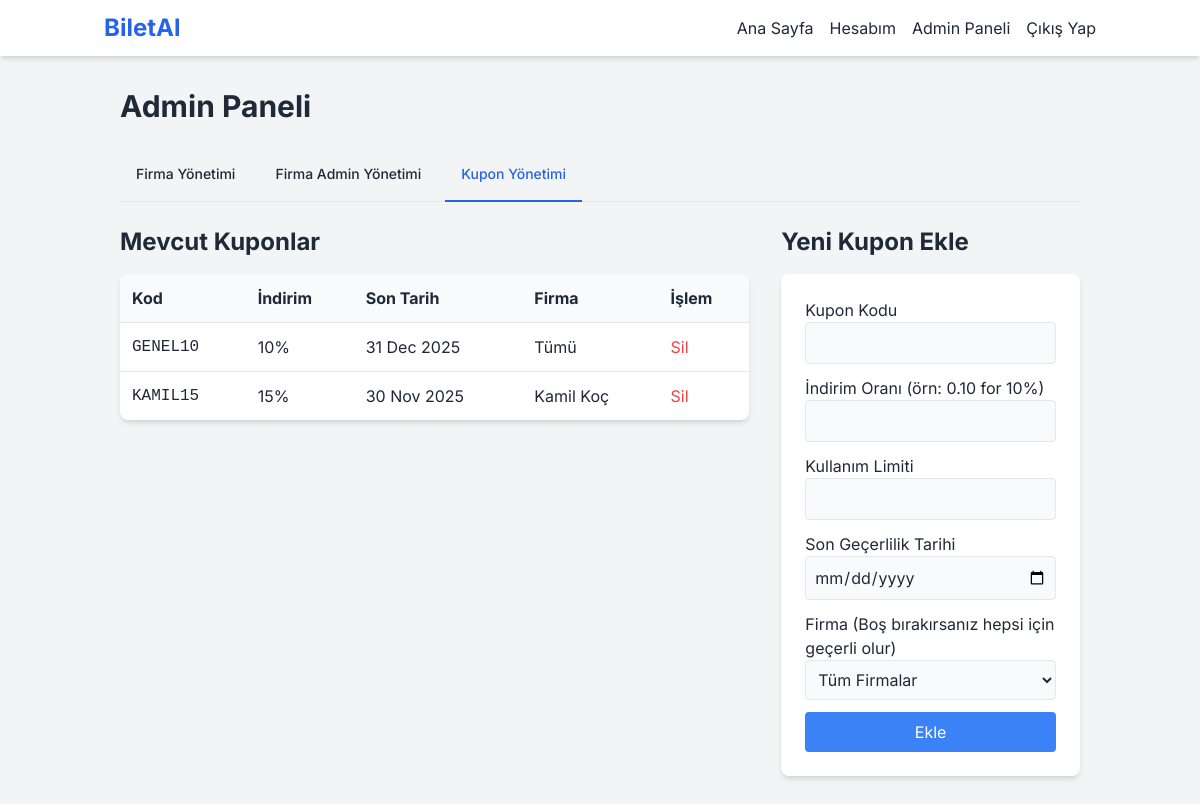
The app's page /admin/index.php?tab=coupons (signed in) with its own data.
### tables this page shows
CREATE TABLE coupons (
                id INTEGER PRIMARY KEY AUTOINCREMENT, code TEXT NOT NULL UNIQUE, discount_rate REAL NOT NULL,
                usage_limit INTEGER NOT NULL, expiry_date TEXT NOT NULL, company_id INTEGER,
                FOREIGN KEY (company_id) REFERENCES companies(id) ON DELETE SET NULL
            );

CREATE TABLE companies (id INTEGER PRIMARY KEY AUTOINCREMENT, name TEXT NOT NULL UNIQUE, created_at TEXT DEFAULT CURRENT_TIMESTAMP);

### admin/index.php (the view, shortened to what this page needs)
<?php
require_once '../config.php';
$tab = $_GET['tab'] ?? 'companies';
include '../header.php';
?>
 <h1 class="text-3xl font-bold mb-6">Admin Paneli</h1>
 <div class="mb-6 border-b border-gray-200">
    <ul class="flex flex-wrap -mb-px text-sm font-medium text-center">
        <li class="mr-2"><a href="index.php?tab=companies" class="inline-block p-4 border-b-2 rounded-t-lg <?php echo $tab === 'companies' ? 'text-blue-600 border-blue-600' : 'border-transparent hover:text-gray-600 hover:border-gray-300'; ?>">Firma Yönetimi</a></li>
        <li class="mr-2"><a href="index.php?tab=admins" class="inline-block p-4 border-b-2 rounded-t-lg <?php echo $tab === 'admins' ? 'text-blue-600 border-blue-600' : 'border-transparent hover:text-gray-600 hover:border-gray-300'; ?>">Firma Admin Yönetimi</a></li>
        <li class="mr-2"><a href="index.php?tab=coupons" class="inline-block p-4 border-b-2 rounded-t-lg <?php echo $tab === 'coupons' ? 'text-blue-600 border-blue-600' : 'border-transparent hover:text-gray-600 hover:border-gray-300'; ?>">Kupon Yönetimi</a></li>
    </ul>
</div>
<?php if ($tab === 'companies'):
    $companies = $pdo->query("SELECT * FROM companies ORDER BY name")->fetchAll();
?>
<div class="grid grid-cols-1 md:grid-cols-3 gap-8">
    <div class="md:col-span-2">
         <h2 class="text-2xl font-bold mb-4">Mevcut Firmalar</h2>
        <div class="bg-white rounded-lg shadow-md overflow-x-auto"><table class="w-full text-left"><thead class="bg-gray-50"><tr><th class="p-3">ID</th><th class="p-3">Firma Adı</th></tr></thead>
           <tbody>
               <?php foreach($companies as $company): ?>
               <tr class="border-t"><td class="p-3"><?php echo $company['id']; ?></td><td class="p-3"><?php echo htmlspecialchars($company['name']); ?></td></tr>
               <?php endforeach; ?>
           </tbody></table></div>
    </div>
    <div>
         <h2 class="text-2xl font-bold mb-4">Yeni Firma Ekle</h2>
         <div class="bg-white rounded-lg shadow-md p-6">
            <form action="../actions.php?action=add_company" method="POST">
                <div class="mb-3"><label class="block">Firma Adı</label><input type="text" name="name" required class="w-full p-2 border rounded bg-gray-50"></div>
                <button type="submit" class="w-full bg-blue-500 text-white p-2 rounded hover:bg-blue-600">Ekle</button>
            </form>
         </div>
    </div>
</div>
<?php elseif ($tab === 'coupons'):
    $coupons = $pdo->query("SELECT co.*, c.name as company_name FROM coupons co LEFT JOIN companies c ON co.company_id = c.id ORDER BY co.expiry_date DESC")->fetchAll();
?>
<div class="grid grid-cols-1 md:grid-cols-3 gap-8">
    <div class="md:col-span-2">
         <h2 class="text-2xl font-bold mb-4">Mevcut Kuponlar</h2>
         <div class="bg-white rounded-lg shadow-md overflow-x-auto"><table class="w-full text-left"><thead class="bg-gray-50"><tr><th class="p-3">Kod</th><th class="p-3">İndirim</th><th class="p-3">Son Tarih</th><th class="p-3">Firma</th><th class="p-3">İşlem</th></tr></thead>
           <tbody>
               <?php foreach($coupons as $coupon): ?>
               <tr class="border-t"><td class="p-3 font-mono"><?php echo htmlspecialchars($coupon['code']); ?></td><td class="p-3"><?php echo ($coupon['discount_rate'] * 100); ?>%</td><td class="p-3"><?php echo date('d M Y', strtotime($coupon['expiry_date'])); ?></td><td class="p-3"><?php echo $coupon['company_name'] ?? 'Tümü'; ?></td>
               <td class="p-3">
                   <form action="../actions.php?action=delete_coupon" method="POST" onsubmit="return confirm('Bu kuponu silmek istediğinize emin misiniz?');">
                       <button type="submit" class="text-red-500 hover:underline">Sil</button>
                   </form>
               </td></tr>
               <?php endforeach; ?>
           </tbody></table></div>
    </div>
    <div>
         <h2 class="text-2xl font-bold mb-4">Yeni Kupon Ekle</h2>
          <div class="bg-white rounded-lg shadow-md p-6">
            <form action="../actions.php?action=add_coupon" method="POST">
                <div class="mb-3"><label class="block">Kupon Kodu</label><input type="text" name="code" required class="w-full p-2 border rounded bg-gray-50"></div>
                <div class="mb-3"><label class="block">İndirim Oranı (örn: 0.10 for 10%)</label><input type="number" step="0.01" min="0.01" max="1" name="discount_rate" required class="w-full p-2 border rounded bg-gray-50"></div>
                <div class="mb-3"><label class="block">Kullanım Limiti</label><input type="number" min="1" name="usage_limit" required class="w-full p-2 border rounded bg-gray-50"></div>
                <div class="mb-3"><label class="block">Son Geçerlilik Tarihi</label><input type="date" name="expiry_date" required class="w-full p-2 border rounded bg-gray-50"></div>
                <div class="mb-3"><label class="block">Firma (Boş bırakırsanız hepsi için geçerli olur)</label><select name="company_id" class="w-full p-2 border rounded bg-gray-50"><option value="">Tüm Firmalar</option></select></div>
                <button type="submit" class="w-full bg-blue-500 text-white p-2 rounded hover:bg-blue-600">Ekle</button>
            </form>
         </div>
    </div>
</div>
<?php endif; ?>
<?php
include '../footer.php';
?>

### header.php (style rules this page uses)
body { font-family: 'Inter', sans-serif; }

### records on screen
coupons: code "GENEL10", $coupon['discount_rate']*100 "10", expiry_date "31 Dec 2025", company_name "Tümü"
coupons: code "KAMIL15", $coupon['discount_rate']*100 "15", expiry_date "30 Nov 2025", company.name "Kamil Koç"
